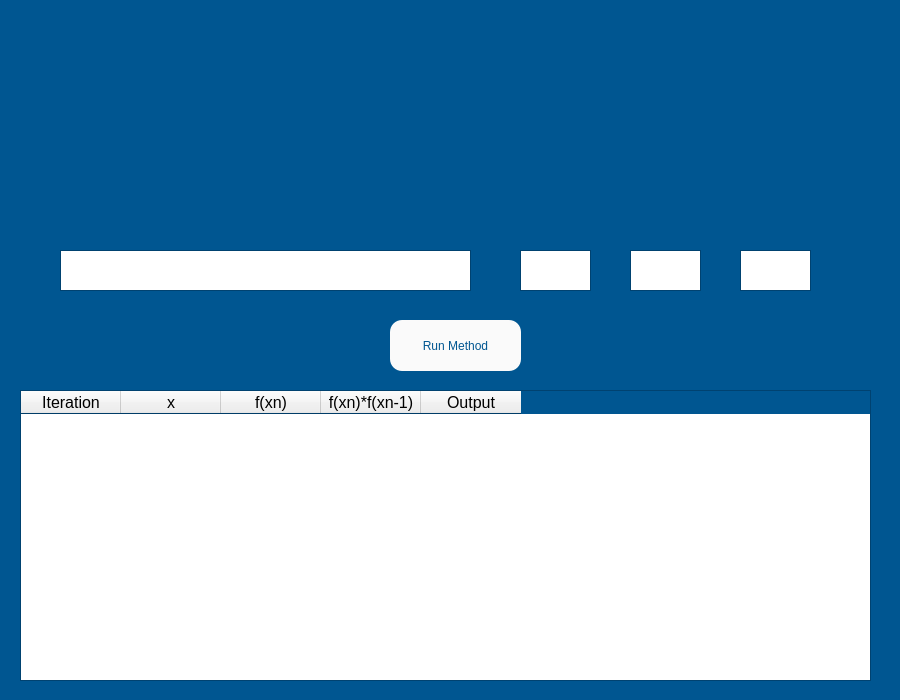
<?xml version="1.0" encoding="UTF-8"?>
<ui version="4.0">
 <class>incremental_searches</class>
 <widget class="QWidget" name="incremental_searches">
  <property name="geometry">
   <rect>
    <x>0</x>
    <y>0</y>
    <width>900</width>
    <height>700</height>
   </rect>
  </property>
  <property name="palette">
   <palette>
    <active>
     <colorrole role="Base">
      <brush brushstyle="SolidPattern">
       <color alpha="255">
        <red>255</red>
        <green>255</green>
        <blue>255</blue>
       </color>
      </brush>
     </colorrole>
     <colorrole role="Window">
      <brush brushstyle="SolidPattern">
       <color alpha="255">
        <red>0</red>
        <green>86</green>
        <blue>145</blue>
       </color>
      </brush>
     </colorrole>
    </active>
    <inactive>
     <colorrole role="Base">
      <brush brushstyle="SolidPattern">
       <color alpha="255">
        <red>255</red>
        <green>255</green>
        <blue>255</blue>
       </color>
      </brush>
     </colorrole>
     <colorrole role="Window">
      <brush brushstyle="SolidPattern">
       <color alpha="255">
        <red>0</red>
        <green>86</green>
        <blue>145</blue>
       </color>
      </brush>
     </colorrole>
    </inactive>
    <disabled>
     <colorrole role="Base">
      <brush brushstyle="SolidPattern">
       <color alpha="255">
        <red>0</red>
        <green>86</green>
        <blue>145</blue>
       </color>
      </brush>
     </colorrole>
     <colorrole role="Window">
      <brush brushstyle="SolidPattern">
       <color alpha="255">
        <red>0</red>
        <green>86</green>
        <blue>145</blue>
       </color>
      </brush>
     </colorrole>
    </disabled>
   </palette>
  </property>
  <property name="windowTitle">
   <string>Form</string>
  </property>
  <widget class="QLabel" name="label">
   <property name="geometry">
    <rect>
     <x>60</x>
     <y>20</y>
     <width>771</width>
     <height>161</height>
    </rect>
   </property>
   <property name="styleSheet">
    <string notr="true">background-image: url(:/images/Banner10.png);</string>
   </property>
   <property name="text">
    <string/>
   </property>
  </widget>
  <widget class="QTextEdit" name="f_input">
   <property name="geometry">
    <rect>
     <x>60</x>
     <y>250</y>
     <width>411</width>
     <height>41</height>
    </rect>
   </property>
   <property name="font">
    <font>
     <pointsize>14</pointsize>
    </font>
   </property>
  </widget>
  <widget class="QTextEdit" name="delta_input">
   <property name="geometry">
    <rect>
     <x>520</x>
     <y>250</y>
     <width>71</width>
     <height>41</height>
    </rect>
   </property>
   <property name="font">
    <font>
     <pointsize>14</pointsize>
    </font>
   </property>
  </widget>
  <widget class="QTextEdit" name="distance_input">
   <property name="geometry">
    <rect>
     <x>630</x>
     <y>250</y>
     <width>71</width>
     <height>41</height>
    </rect>
   </property>
   <property name="font">
    <font>
     <pointsize>14</pointsize>
    </font>
   </property>
  </widget>
  <widget class="QTextEdit" name="n_input">
   <property name="geometry">
    <rect>
     <x>740</x>
     <y>250</y>
     <width>71</width>
     <height>41</height>
    </rect>
   </property>
   <property name="font">
    <font>
     <pointsize>14</pointsize>
    </font>
   </property>
  </widget>
  <widget class="QLabel" name="label_2">
   <property name="geometry">
    <rect>
     <x>220</x>
     <y>200</y>
     <width>81</width>
     <height>41</height>
    </rect>
   </property>
   <property name="styleSheet">
    <string notr="true">background-image: url(:/images/function.png);</string>
   </property>
   <property name="text">
    <string/>
   </property>
  </widget>
  <widget class="QLabel" name="label_3">
   <property name="geometry">
    <rect>
     <x>520</x>
     <y>200</y>
     <width>81</width>
     <height>41</height>
    </rect>
   </property>
   <property name="styleSheet">
    <string notr="true">background-image: url(:/images/delta.png);</string>
   </property>
   <property name="text">
    <string/>
   </property>
   <property name="pixmap">
    <pixmap>../UserInterface/Util/Images/delta.png</pixmap>
   </property>
  </widget>
  <widget class="QLabel" name="label_4">
   <property name="geometry">
    <rect>
     <x>630</x>
     <y>200</y>
     <width>81</width>
     <height>41</height>
    </rect>
   </property>
   <property name="styleSheet">
    <string notr="true">background-image: url(:/images/x0.png);</string>
   </property>
   <property name="text">
    <string/>
   </property>
   <property name="pixmap">
    <pixmap>../UserInterface/Util/Images/x0.png</pixmap>
   </property>
  </widget>
  <widget class="QLabel" name="label_5">
   <property name="geometry">
    <rect>
     <x>740</x>
     <y>200</y>
     <width>81</width>
     <height>41</height>
    </rect>
   </property>
   <property name="styleSheet">
    <string notr="true">background-image: url(:/images/n.png);</string>
   </property>
   <property name="text">
    <string/>
   </property>
   <property name="pixmap">
    <pixmap>../UserInterface/Util/Images/n.png</pixmap>
   </property>
  </widget>
  <widget class="QPushButton" name="run_button">
   <property name="geometry">
    <rect>
     <x>390</x>
     <y>320</y>
     <width>131</width>
     <height>51</height>
    </rect>
   </property>
   <property name="styleSheet">
    <string notr="true">background-color: rgb(250, 250, 250);
font: 15pt &quot;MS Shell Dlg 2&quot;;
color: rgb(0, 86, 145);
border-radius: 12px;
</string>
   </property>
   <property name="text">
    <string>Run Method</string>
   </property>
  </widget>
  <widget class="QTableWidget" name="incremental_table">
   <property name="geometry">
    <rect>
     <x>20</x>
     <y>390</y>
     <width>851</width>
     <height>291</height>
    </rect>
   </property>
   <property name="minimumSize">
    <size>
     <width>851</width>
     <height>291</height>
    </size>
   </property>
   <property name="maximumSize">
    <size>
     <width>851</width>
     <height>291</height>
    </size>
   </property>
   <property name="font">
    <font>
     <pointsize>12</pointsize>
    </font>
   </property>
   <property name="horizontalScrollBarPolicy">
    <enum>Qt::ScrollBarAlwaysOff</enum>
   </property>
   <property name="sizeAdjustPolicy">
    <enum>QAbstractScrollArea::AdjustToContents</enum>
   </property>
   <property name="dragEnabled">
    <bool>false</bool>
   </property>
   <property name="rowCount">
    <number>0</number>
   </property>
   <property name="columnCount">
    <number>5</number>
   </property>
   <attribute name="horizontalHeaderCascadingSectionResizes">
    <bool>false</bool>
   </attribute>
   <column>
    <property name="text">
     <string>Iteration</string>
    </property>
   </column>
   <column>
    <property name="text">
     <string>x</string>
    </property>
   </column>
   <column>
    <property name="text">
     <string>f(xn)</string>
    </property>
   </column>
   <column>
    <property name="text">
     <string>f(xn)*f(xn-1)</string>
    </property>
   </column>
   <column>
    <property name="text">
     <string>Output</string>
    </property>
   </column>
  </widget>
 </widget>
 <resources>
  <include location="../UserInterface/Util/Images/link.qrc"/>
 </resources>
 <connections/>
</ui>
